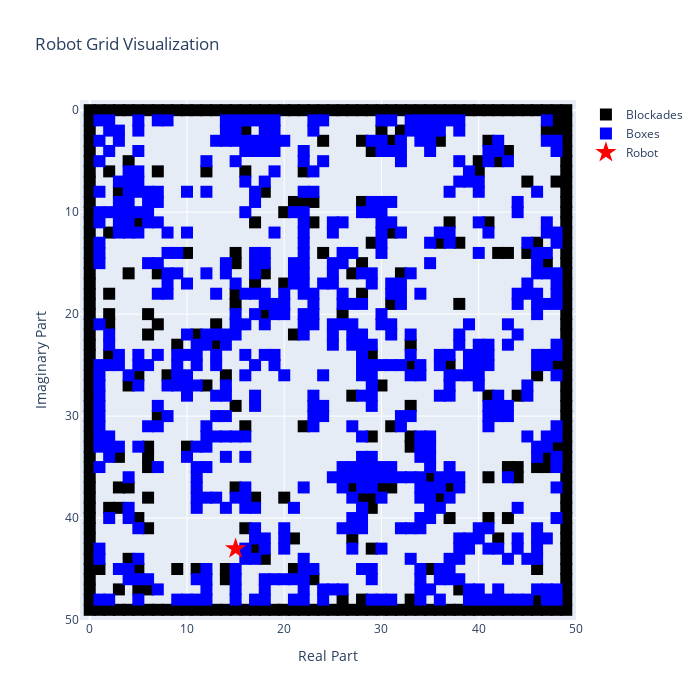

Notebook source saved alongside this figure:
### Code cell
plot_robot_grid(blockades, updated_boxes, updated_robot, min_blockades, max_blockades)

### Figure 1 — Plotly figure (JSON) as saved in the notebook; plotly's stock layout.template omitted (floating-point values rounded to 4 significant figures; data arrays with more than 128 entries replaced by an {"elided": "..."} marker saying what was removed)
{"data": [{"marker": {"color": "black", "size": 12, "symbol": "square"}, "mode": "markers", "name": "Blockades", "x": {"elided": "358 float values"}, "y": {"elided": "358 float values"}, "type": "scatter"}, {"marker": {"color": "blue", "size": 12, "symbol": "square"}, "mode": "markers", "name": "Boxes", "x": {"elided": "609 float values"}, "y": {"elided": "609 float values"}, "type": "scatter"}, {"marker": {"color": "red", "size": 16, "symbol": "star"}, "mode": "markers", "name": "Robot", "x": [15.0], "y": [43.0], "type": "scatter"}], "layout": {"height": 700, "showlegend": true, "title": {"text": "Robot Grid Visualization"}, "width": 700, "xaxis": {"range": [-1.0, 50.0], "title": {"text": "Real Part"}, "zeroline": true}, "yaxis": {"range": [50.0, -1.0], "title": {"text": "Imaginary Part"}, "zeroline": true}}}
